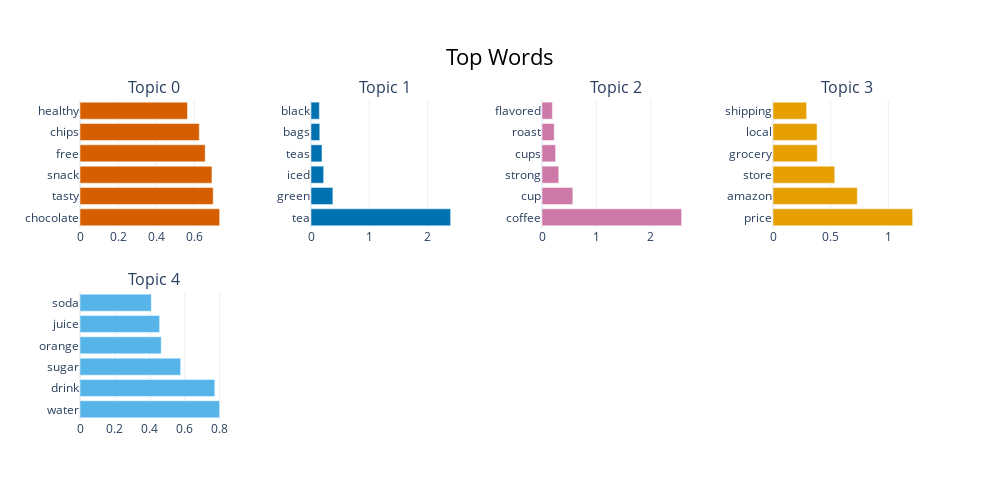
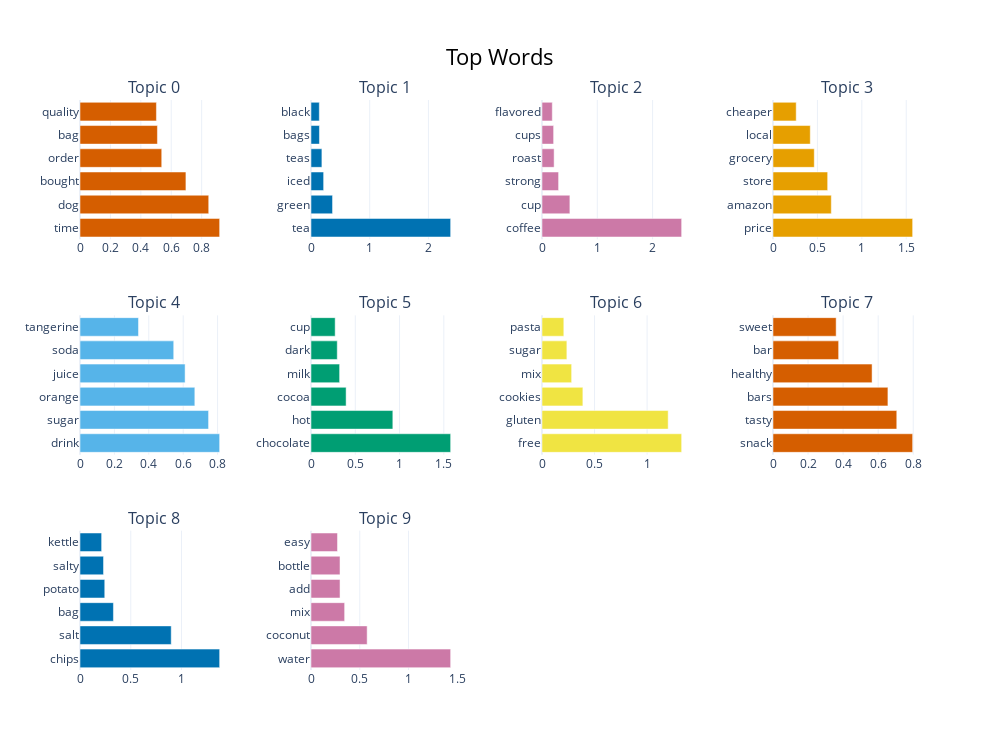
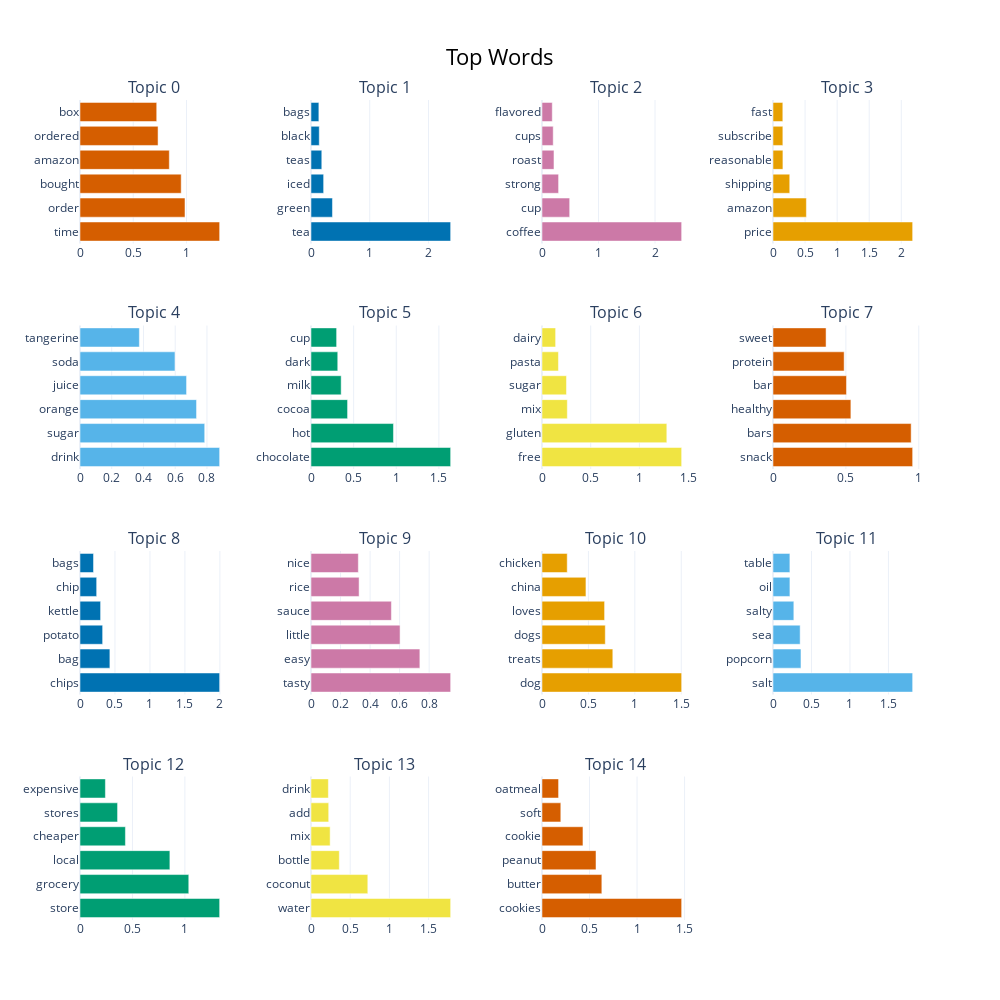
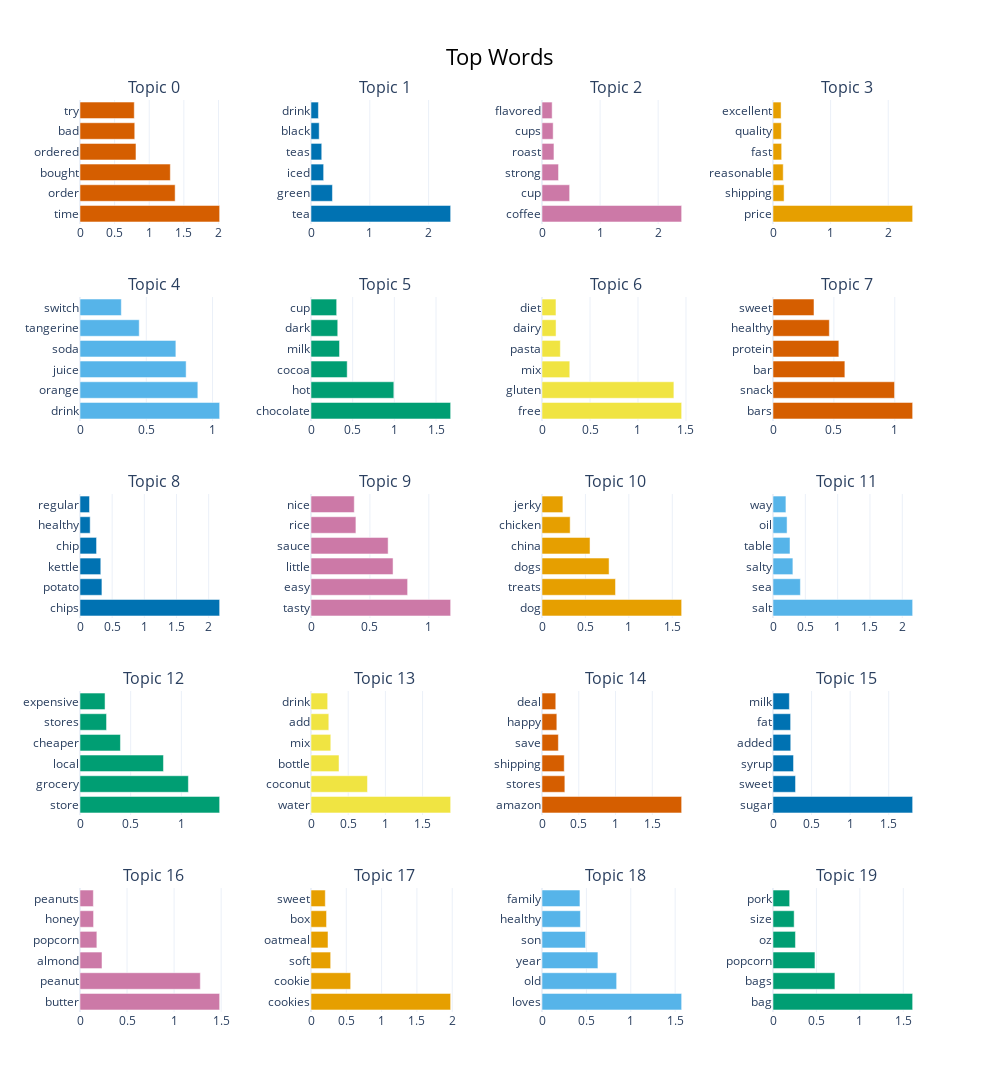

Here is the notebook cell these charts were saved with, in order:
### Markdown cell above
**Exploring a range of number of topics**

### Code cell
num_words = 6

tfidf_vectorizer = TfidfVectorizer(
  min_df=3,
  max_df=0.85,
  max_features=5000,
  ngram_range=(1, 1),
  stop_words = my_stop_words,
  preprocessor=' '.join
)

for num_topics in [5, 10, 15, 20, 25]:
  print(f'{num_topics} Topics')
  tfidf = tfidf_vectorizer.fit_transform(reviews_df['tokenized_text'])
  top_n_words_df = get_top_n_words(get_n_topics(num_topics, tfidf), tfidf_vectorizer, num_words)
  visualise_top_words(top_n_words_df, num_topics)

### Figure 1 — Plotly figure (JSON) as saved in the notebook; plotly's stock layout.template omitted (floating-point values rounded to 4 significant figures)
{"data": [{"marker": {"color": "#D55E00"}, "orientation": "h", "type": "bar", "x": [0.7331, 0.6991, 0.6926, 0.6571, 0.6262, 0.5642], "xaxis": "x", "y": ["chocolate", "tasty", "snack", "free", "chips", "healthy"], "yaxis": "y"}, {"marker": {"color": "#0072B2"}, "orientation": "h", "type": "bar", "x": [2.397, 0.3755, 0.2172, 0.1886, 0.1505, 0.1437], "xaxis": "x2", "y": ["tea", "green", "iced", "teas", "bags", "black"], "yaxis": "y2"}, {"marker": {"color": "#CC79A7"}, "orientation": "h", "type": "bar", "x": [2.569, 0.5675, 0.3087, 0.2503, 0.2246, 0.191], "xaxis": "x3", "y": ["coffee", "cup", "strong", "cups", "roast", "flavored"], "yaxis": "y3"}, {"marker": {"color": "#E69F00"}, "orientation": "h", "type": "bar", "x": [1.211, 0.7307, 0.5351, 0.3838, 0.3821, 0.2915], "xaxis": "x4", "y": ["price", "amazon", "store", "grocery", "local", "shipping"], "yaxis": "y4"}, {"marker": {"color": "#56B4E9"}, "orientation": "h", "type": "bar", "x": [0.8005, 0.7729, 0.5769, 0.4656, 0.4565, 0.4087], "xaxis": "x5", "y": ["water", "drink", "sugar", "orange", "juice", "soda"], "yaxis": "y5"}], "layout": {"annotations": [{"font": {"size": 16}, "showarrow": false, "text": "Topic 0", "x": 0.0875, "xanchor": "center", "xref": "paper", "y": 1, "yanchor": "bottom", "yref": "paper"}, {"font": {"size": 16}, "showarrow": false, "text": "Topic 1", "x": 0.3625, "xanchor": "center", "xref": "paper", "y": 1, "yanchor": "bottom", "yref": "paper"}, {"font": {"size": 16}, "showarrow": false, "text": "Topic 2", "x": 0.6375, "xanchor": "center", "xref": "paper", "y": 1, "yanchor": "bottom", "yref": "paper"}, {"font": {"size": 16}, "showarrow": false, "text": "Topic 3", "x": 0.9125, "xanchor": "center", "xref": "paper", "y": 1, "yanchor": "bottom", "yref": "paper"}, {"font": {"size": 16}, "showarrow": false, "text": "Topic 4", "x": 0.0875, "xanchor": "center", "xref": "paper", "y": 0.4, "yanchor": "bottom", "yref": "paper"}], "height": 500, "hoverlabel": {"bgcolor": "white", "font": {"family": "Rockwell", "size": 16}}, "showlegend": false, "title": {"font": {"color": "Black", "size": 22}, "text": "Top Words", "x": 0.5, "xanchor": "center", "yanchor": "top"}, "width": 1000, "xaxis": {"anchor": "y", "domain": [0, 0.175]}, "xaxis2": {"anchor": "y2", "domain": [0.275, 0.45]}, "xaxis3": {"anchor": "y3", "domain": [0.55, 0.725]}, "xaxis4": {"anchor": "y4", "domain": [0.825, 1]}, "xaxis5": {"anchor": "y5", "domain": [0, 0.175]}, "xaxis6": {"anchor": "y6", "domain": [0.275, 0.45]}, "xaxis7": {"anchor": "y7", "domain": [0.55, 0.725]}, "xaxis8": {"anchor": "y8", "domain": [0.825, 1]}, "yaxis": {"anchor": "x", "domain": [0.6, 1]}, "yaxis2": {"anchor": "x2", "domain": [0.6, 1]}, "yaxis3": {"anchor": "x3", "domain": [0.6, 1]}, "yaxis4": {"anchor": "x4", "domain": [0.6, 1]}, "yaxis5": {"anchor": "x5", "domain": [0, 0.4]}, "yaxis6": {"anchor": "x6", "domain": [0, 0.4]}, "yaxis7": {"anchor": "x7", "domain": [0, 0.4]}, "yaxis8": {"anchor": "x8", "domain": [0, 0.4]}}}

### Figure 2 — Plotly figure (JSON) as saved in the notebook; plotly's stock layout.template omitted (floating-point values rounded to 4 significant figures)
{"data": [{"marker": {"color": "#D55E00"}, "orientation": "h", "type": "bar", "x": [0.9183, 0.8464, 0.6965, 0.5375, 0.5091, 0.5025], "xaxis": "x", "y": ["time", "dog", "bought", "order", "bag", "quality"], "yaxis": "y"}, {"marker": {"color": "#0072B2"}, "orientation": "h", "type": "bar", "x": [2.379, 0.3669, 0.2152, 0.1857, 0.1437, 0.1415], "xaxis": "x2", "y": ["tea", "green", "iced", "teas", "bags", "black"], "yaxis": "y2"}, {"marker": {"color": "#CC79A7"}, "orientation": "h", "type": "bar", "x": [2.525, 0.5043, 0.2999, 0.2191, 0.2101, 0.1861], "xaxis": "x3", "y": ["coffee", "cup", "strong", "roast", "cups", "flavored"], "yaxis": "y3"}, {"marker": {"color": "#E69F00"}, "orientation": "h", "type": "bar", "x": [1.572, 0.6565, 0.6156, 0.4647, 0.4196, 0.2612], "xaxis": "x4", "y": ["price", "amazon", "store", "grocery", "local", "cheaper"], "yaxis": "y4"}, {"marker": {"color": "#56B4E9"}, "orientation": "h", "type": "bar", "x": [0.812, 0.7476, 0.6677, 0.6111, 0.545, 0.3402], "xaxis": "x5", "y": ["drink", "sugar", "orange", "juice", "soda", "tangerine"], "yaxis": "y5"}, {"marker": {"color": "#009E73"}, "orientation": "h", "type": "bar", "x": [1.577, 0.9241, 0.3965, 0.3231, 0.2966, 0.2729], "xaxis": "x6", "y": ["chocolate", "hot", "cocoa", "milk", "dark", "cup"], "yaxis": "y6"}, {"marker": {"color": "#F0E442"}, "orientation": "h", "type": "bar", "x": [1.329, 1.2, 0.3888, 0.2819, 0.2365, 0.2076], "xaxis": "x7", "y": ["free", "gluten", "cookies", "mix", "sugar", "pasta"], "yaxis": "y7"}, {"marker": {"color": "#D55E00"}, "orientation": "h", "type": "bar", "x": [0.7966, 0.7061, 0.6556, 0.5652, 0.3744, 0.3602], "xaxis": "x8", "y": ["snack", "tasty", "bars", "healthy", "bar", "sweet"], "yaxis": "y8"}, {"marker": {"color": "#0072B2"}, "orientation": "h", "type": "bar", "x": [1.376, 0.8986, 0.3293, 0.2438, 0.2317, 0.2131], "xaxis": "x9", "y": ["chips", "salt", "bag", "potato", "salty", "kettle"], "yaxis": "y9"}, {"marker": {"color": "#CC79A7"}, "orientation": "h", "type": "bar", "x": [1.432, 0.5758, 0.345, 0.2975, 0.2975, 0.2717], "xaxis": "x10", "y": ["water", "coconut", "mix", "add", "bottle", "easy"], "yaxis": "y10"}], "layout": {"annotations": [{"font": {"size": 16}, "showarrow": false, "text": "Topic 0", "x": 0.0875, "xanchor": "center", "xref": "paper", "y": 1, "yanchor": "bottom", "yref": "paper"}, {"font": {"size": 16}, "showarrow": false, "text": "Topic 1", "x": 0.3625, "xanchor": "center", "xref": "paper", "y": 1, "yanchor": "bottom", "yref": "paper"}, {"font": {"size": 16}, "showarrow": false, "text": "Topic 2", "x": 0.6375, "xanchor": "center", "xref": "paper", "y": 1, "yanchor": "bottom", "yref": "paper"}, {"font": {"size": 16}, "showarrow": false, "text": "Topic 3", "x": 0.9125, "xanchor": "center", "xref": "paper", "y": 1, "yanchor": "bottom", "yref": "paper"}, {"font": {"size": 16}, "showarrow": false, "text": "Topic 4", "x": 0.0875, "xanchor": "center", "xref": "paper", "y": 0.6222, "yanchor": "bottom", "yref": "paper"}, {"font": {"size": 16}, "showarrow": false, "text": "Topic 5", "x": 0.3625, "xanchor": "center", "xref": "paper", "y": 0.6222, "yanchor": "bottom", "yref": "paper"}, {"font": {"size": 16}, "showarrow": false, "text": "Topic 6", "x": 0.6375, "xanchor": "center", "xref": "paper", "y": 0.6222, "yanchor": "bottom", "yref": "paper"}, {"font": {"size": 16}, "showarrow": false, "text": "Topic 7", "x": 0.9125, "xanchor": "center", "xref": "paper", "y": 0.6222, "yanchor": "bottom", "yref": "paper"}, {"font": {"size": 16}, "showarrow": false, "text": "Topic 8", "x": 0.0875, "xanchor": "center", "xref": "paper", "y": 0.2444, "yanchor": "bottom", "yref": "paper"}, {"font": {"size": 16}, "showarrow": false, "text": "Topic 9", "x": 0.3625, "xanchor": "center", "xref": "paper", "y": 0.2444, "yanchor": "bottom", "yref": "paper"}], "height": 750, "hoverlabel": {"bgcolor": "white", "font": {"family": "Rockwell", "size": 16}}, "showlegend": false, "title": {"font": {"color": "Black", "size": 22}, "text": "Top Words", "x": 0.5, "xanchor": "center", "yanchor": "top"}, "width": 1000, "xaxis": {"anchor": "y", "domain": [0, 0.175]}, "xaxis10": {"anchor": "y10", "domain": [0.275, 0.45]}, "xaxis11": {"anchor": "y11", "domain": [0.55, 0.725]}, "xaxis12": {"anchor": "y12", "domain": [0.825, 1]}, "xaxis2": {"anchor": "y2", "domain": [0.275, 0.45]}, "xaxis3": {"anchor": "y3", "domain": [0.55, 0.725]}, "xaxis4": {"anchor": "y4", "domain": [0.825, 1]}, "xaxis5": {"anchor": "y5", "domain": [0, 0.175]}, "xaxis6": {"anchor": "y6", "domain": [0.275, 0.45]}, "xaxis7": {"anchor": "y7", "domain": [0.55, 0.725]}, "xaxis8": {"anchor": "y8", "domain": [0.825, 1]}, "xaxis9": {"anchor": "y9", "domain": [0, 0.175]}, "yaxis": {"anchor": "x", "domain": [0.7556, 1]}, "yaxis10": {"anchor": "x10", "domain": [0, 0.2444]}, "yaxis11": {"anchor": "x11", "domain": [0, 0.2444]}, "yaxis12": {"anchor": "x12", "domain": [0, 0.2444]}, "yaxis2": {"anchor": "x2", "domain": [0.7556, 1]}, "yaxis3": {"anchor": "x3", "domain": [0.7556, 1]}, "yaxis4": {"anchor": "x4", "domain": [0.7556, 1]}, "yaxis5": {"anchor": "x5", "domain": [0.3778, 0.6222]}, "yaxis6": {"anchor": "x6", "domain": [0.3778, 0.6222]}, "yaxis7": {"anchor": "x7", "domain": [0.3778, 0.6222]}, "yaxis8": {"anchor": "x8", "domain": [0.3778, 0.6222]}, "yaxis9": {"anchor": "x9", "domain": [0, 0.2444]}}}

### Figure 3 — Plotly figure (JSON) as saved in the notebook; plotly's stock layout.template omitted (floating-point values rounded to 4 significant figures)
{"data": [{"marker": {"color": "#D55E00"}, "orientation": "h", "type": "bar", "x": [1.312, 0.9861, 0.9505, 0.8388, 0.7331, 0.7205], "xaxis": "x", "y": ["time", "order", "bought", "amazon", "ordered", "box"], "yaxis": "y"}, {"marker": {"color": "#0072B2"}, "orientation": "h", "type": "bar", "x": [2.378, 0.3653, 0.215, 0.1837, 0.1407, 0.1338], "xaxis": "x2", "y": ["tea", "green", "iced", "teas", "black", "bags"], "yaxis": "y2"}, {"marker": {"color": "#CC79A7"}, "orientation": "h", "type": "bar", "x": [2.472, 0.49, 0.2934, 0.212, 0.1984, 0.1818], "xaxis": "x3", "y": ["coffee", "cup", "strong", "roast", "cups", "flavored"], "yaxis": "y3"}, {"marker": {"color": "#E69F00"}, "orientation": "h", "type": "bar", "x": [2.177, 0.5206, 0.261, 0.1546, 0.1536, 0.1531], "xaxis": "x4", "y": ["price", "amazon", "shipping", "reasonable", "subscribe", "fast"], "yaxis": "y4"}, {"marker": {"color": "#56B4E9"}, "orientation": "h", "type": "bar", "x": [0.8801, 0.786, 0.7345, 0.6716, 0.5986, 0.3742], "xaxis": "x5", "y": ["drink", "sugar", "orange", "juice", "soda", "tangerine"], "yaxis": "y5"}, {"marker": {"color": "#009E73"}, "orientation": "h", "type": "bar", "x": [1.638, 0.9671, 0.429, 0.3539, 0.3138, 0.3005], "xaxis": "x6", "y": ["chocolate", "hot", "cocoa", "milk", "dark", "cup"], "yaxis": "y6"}, {"marker": {"color": "#F0E442"}, "orientation": "h", "type": "bar", "x": [1.434, 1.282, 0.26, 0.2514, 0.1688, 0.1399], "xaxis": "x7", "y": ["free", "gluten", "mix", "sugar", "pasta", "dairy"], "yaxis": "y7"}, {"marker": {"color": "#D55E00"}, "orientation": "h", "type": "bar", "x": [0.9581, 0.9479, 0.5343, 0.5041, 0.4881, 0.3641], "xaxis": "x8", "y": ["snack", "bars", "healthy", "bar", "protein", "sweet"], "yaxis": "y8"}, {"marker": {"color": "#0072B2"}, "orientation": "h", "type": "bar", "x": [1.997, 0.4273, 0.3237, 0.2945, 0.2382, 0.1933], "xaxis": "x9", "y": ["chips", "bag", "potato", "kettle", "chip", "bags"], "yaxis": "y9"}, {"marker": {"color": "#CC79A7"}, "orientation": "h", "type": "bar", "x": [0.9455, 0.7371, 0.603, 0.5443, 0.3255, 0.3205], "xaxis": "x10", "y": ["tasty", "easy", "little", "sauce", "rice", "nice"], "yaxis": "y10"}, {"marker": {"color": "#E69F00"}, "orientation": "h", "type": "bar", "x": [1.504, 0.7628, 0.6818, 0.6742, 0.4733, 0.2718], "xaxis": "x11", "y": ["dog", "treats", "dogs", "loves", "china", "chicken"], "yaxis": "y11"}, {"marker": {"color": "#56B4E9"}, "orientation": "h", "type": "bar", "x": [1.815, 0.3635, 0.3529, 0.2709, 0.2199, 0.2195], "xaxis": "x12", "y": ["salt", "popcorn", "sea", "salty", "oil", "table"], "yaxis": "y12"}, {"marker": {"color": "#009E73"}, "orientation": "h", "type": "bar", "x": [1.332, 1.037, 0.857, 0.4331, 0.3582, 0.2422], "xaxis": "x13", "y": ["store", "grocery", "local", "cheaper", "stores", "expensive"], "yaxis": "y13"}, {"marker": {"color": "#F0E442"}, "orientation": "h", "type": "bar", "x": [1.782, 0.7248, 0.361, 0.2441, 0.2259, 0.2217], "xaxis": "x14", "y": ["water", "coconut", "bottle", "mix", "add", "drink"], "yaxis": "y14"}, {"marker": {"color": "#D55E00"}, "orientation": "h", "type": "bar", "x": [1.469, 0.6295, 0.5681, 0.4309, 0.1979, 0.1743], "xaxis": "x15", "y": ["cookies", "butter", "peanut", "cookie", "soft", "oatmeal"], "yaxis": "y15"}], "layout": {"annotations": [{"font": {"size": 16}, "showarrow": false, "text": "Topic 0", "x": 0.0875, "xanchor": "center", "xref": "paper", "y": 1, "yanchor": "bottom", "yref": "paper"}, {"font": {"size": 16}, "showarrow": false, "text": "Topic 1", "x": 0.3625, "xanchor": "center", "xref": "paper", "y": 1, "yanchor": "bottom", "yref": "paper"}, {"font": {"size": 16}, "showarrow": false, "text": "Topic 2", "x": 0.6375, "xanchor": "center", "xref": "paper", "y": 1, "yanchor": "bottom", "yref": "paper"}, {"font": {"size": 16}, "showarrow": false, "text": "Topic 3", "x": 0.9125, "xanchor": "center", "xref": "paper", "y": 1, "yanchor": "bottom", "yref": "paper"}, {"font": {"size": 16}, "showarrow": false, "text": "Topic 4", "x": 0.0875, "xanchor": "center", "xref": "paper", "y": 0.725, "yanchor": "bottom", "yref": "paper"}, {"font": {"size": 16}, "showarrow": false, "text": "Topic 5", "x": 0.3625, "xanchor": "center", "xref": "paper", "y": 0.725, "yanchor": "bottom", "yref": "paper"}, {"font": {"size": 16}, "showarrow": false, "text": "Topic 6", "x": 0.6375, "xanchor": "center", "xref": "paper", "y": 0.725, "yanchor": "bottom", "yref": "paper"}, {"font": {"size": 16}, "showarrow": false, "text": "Topic 7", "x": 0.9125, "xanchor": "center", "xref": "paper", "y": 0.725, "yanchor": "bottom", "yref": "paper"}, {"font": {"size": 16}, "showarrow": false, "text": "Topic 8", "x": 0.0875, "xanchor": "center", "xref": "paper", "y": 0.45, "yanchor": "bottom", "yref": "paper"}, {"font": {"size": 16}, "showarrow": false, "text": "Topic 9", "x": 0.3625, "xanchor": "center", "xref": "paper", "y": 0.45, "yanchor": "bottom", "yref": "paper"}, {"font": {"size": 16}, "showarrow": false, "text": "Topic 10", "x": 0.6375, "xanchor": "center", "xref": "paper", "y": 0.45, "yanchor": "bottom", "yref": "paper"}, {"font": {"size": 16}, "showarrow": false, "text": "Topic 11", "x": 0.9125, "xanchor": "center", "xref": "paper", "y": 0.45, "yanchor": "bottom", "yref": "paper"}, {"font": {"size": 16}, "showarrow": false, "text": "Topic 12", "x": 0.0875, "xanchor": "center", "xref": "paper", "y": 0.175, "yanchor": "bottom", "yref": "paper"}, {"font": {"size": 16}, "showarrow": false, "text": "Topic 13", "x": 0.3625, "xanchor": "center", "xref": "paper", "y": 0.175, "yanchor": "bottom", "yref": "paper"}, {"font": {"size": 16}, "showarrow": false, "text": "Topic 14", "x": 0.6375, "xanchor": "center", "xref": "paper", "y": 0.175, "yanchor": "bottom", "yref": "paper"}], "height": 1000, "hoverlabel": {"bgcolor": "white", "font": {"family": "Rockwell", "size": 16}}, "showlegend": false, "title": {"font": {"color": "Black", "size": 22}, "text": "Top Words", "x": 0.5, "xanchor": "center", "yanchor": "top"}, "width": 1000, "xaxis": {"anchor": "y", "domain": [0, 0.175]}, "xaxis10": {"anchor": "y10", "domain": [0.275, 0.45]}, "xaxis11": {"anchor": "y11", "domain": [0.55, 0.725]}, "xaxis12": {"anchor": "y12", "domain": [0.825, 1]}, "xaxis13": {"anchor": "y13", "domain": [0, 0.175]}, "xaxis14": {"anchor": "y14", "domain": [0.275, 0.45]}, "xaxis15": {"anchor": "y15", "domain": [0.55, 0.725]}, "xaxis16": {"anchor": "y16", "domain": [0.825, 1]}, "xaxis2": {"anchor": "y2", "domain": [0.275, 0.45]}, "xaxis3": {"anchor": "y3", "domain": [0.55, 0.725]}, "xaxis4": {"anchor": "y4", "domain": [0.825, 1]}, "xaxis5": {"anchor": "y5", "domain": [0, 0.175]}, "xaxis6": {"anchor": "y6", "domain": [0.275, 0.45]}, "xaxis7": {"anchor": "y7", "domain": [0.55, 0.725]}, "xaxis8": {"anchor": "y8", "domain": [0.825, 1]}, "xaxis9": {"anchor": "y9", "domain": [0, 0.175]}, "yaxis": {"anchor": "x", "domain": [0.825, 1]}, "yaxis10": {"anchor": "x10", "domain": [0.275, 0.45]}, "yaxis11": {"anchor": "x11", "domain": [0.275, 0.45]}, "yaxis12": {"anchor": "x12", "domain": [0.275, 0.45]}, "yaxis13": {"anchor": "x13", "domain": [0, 0.175]}, "yaxis14": {"anchor": "x14", "domain": [0, 0.175]}, "yaxis15": {"anchor": "x15", "domain": [0, 0.175]}, "yaxis16": {"anchor": "x16", "domain": [0, 0.175]}, "yaxis2": {"anchor": "x2", "domain": [0.825, 1]}, "yaxis3": {"anchor": "x3", "domain": [0.825, 1]}, "yaxis4": {"anchor": "x4", "domain": [0.825, 1]}, "yaxis5": {"anchor": "x5", "domain": [0.55, 0.725]}, "yaxis6": {"anchor": "x6", "domain": [0.55, 0.725]}, "yaxis7": {"anchor": "x7", "domain": [0.55, 0.725]}, "yaxis8": {"anchor": "x8", "domain": [0.55, 0.725]}, "yaxis9": {"anchor": "x9", "domain": [0.275, 0.45]}}}

### Figure 4 — Plotly figure (JSON) as saved in the notebook; plotly's stock layout.template omitted (floating-point values rounded to 4 significant figures)
{"data": [{"marker": {"color": "#D55E00"}, "orientation": "h", "type": "bar", "x": [2.017, 1.374, 1.305, 0.8085, 0.7908, 0.7839], "xaxis": "x", "y": ["time", "order", "bought", "ordered", "bad", "try"], "yaxis": "y"}, {"marker": {"color": "#0072B2"}, "orientation": "h", "type": "bar", "x": [2.375, 0.3646, 0.2149, 0.1827, 0.1393, 0.1262], "xaxis": "x2", "y": ["tea", "green", "iced", "teas", "black", "drink"], "yaxis": "y2"}, {"marker": {"color": "#CC79A7"}, "orientation": "h", "type": "bar", "x": [2.404, 0.4759, 0.2844, 0.2058, 0.1922, 0.1747], "xaxis": "x3", "y": ["coffee", "cup", "strong", "roast", "cups", "flavored"], "yaxis": "y3"}, {"marker": {"color": "#E69F00"}, "orientation": "h", "type": "bar", "x": [2.424, 0.1925, 0.1776, 0.1505, 0.1452, 0.1403], "xaxis": "x4", "y": ["price", "shipping", "reasonable", "fast", "quality", "excellent"], "yaxis": "y4"}, {"marker": {"color": "#56B4E9"}, "orientation": "h", "type": "bar", "x": [1.054, 0.889, 0.8007, 0.7232, 0.4469, 0.3117], "xaxis": "x5", "y": ["drink", "orange", "juice", "soda", "tangerine", "switch"], "yaxis": "y5"}, {"marker": {"color": "#009E73"}, "orientation": "h", "type": "bar", "x": [1.676, 0.9939, 0.4343, 0.3422, 0.3209, 0.308], "xaxis": "x6", "y": ["chocolate", "hot", "cocoa", "milk", "dark", "cup"], "yaxis": "y6"}, {"marker": {"color": "#F0E442"}, "orientation": "h", "type": "bar", "x": [1.455, 1.374, 0.2894, 0.1911, 0.1464, 0.1455], "xaxis": "x7", "y": ["free", "gluten", "mix", "pasta", "dairy", "diet"], "yaxis": "y7"}, {"marker": {"color": "#D55E00"}, "orientation": "h", "type": "bar", "x": [1.147, 0.9985, 0.5903, 0.5408, 0.4628, 0.3366], "xaxis": "x8", "y": ["bars", "snack", "bar", "protein", "healthy", "sweet"], "yaxis": "y8"}, {"marker": {"color": "#0072B2"}, "orientation": "h", "type": "bar", "x": [2.171, 0.3406, 0.3231, 0.2572, 0.1581, 0.1482], "xaxis": "x9", "y": ["chips", "potato", "kettle", "chip", "healthy", "regular"], "yaxis": "y9"}, {"marker": {"color": "#CC79A7"}, "orientation": "h", "type": "bar", "x": [1.185, 0.8199, 0.6964, 0.6547, 0.3812, 0.3673], "xaxis": "x10", "y": ["tasty", "easy", "little", "sauce", "rice", "nice"], "yaxis": "y10"}, {"marker": {"color": "#E69F00"}, "orientation": "h", "type": "bar", "x": [1.608, 0.8464, 0.7724, 0.553, 0.3242, 0.2404], "xaxis": "x11", "y": ["dog", "treats", "dogs", "china", "chicken", "jerky"], "yaxis": "y11"}, {"marker": {"color": "#56B4E9"}, "orientation": "h", "type": "bar", "x": [2.16, 0.4236, 0.3077, 0.2631, 0.2176, 0.1999], "xaxis": "x12", "y": ["salt", "sea", "salty", "table", "oil", "way"], "yaxis": "y12"}, {"marker": {"color": "#009E73"}, "orientation": "h", "type": "bar", "x": [1.378, 1.069, 0.8234, 0.399, 0.2618, 0.247], "xaxis": "x13", "y": ["store", "grocery", "local", "cheaper", "stores", "expensive"], "yaxis": "y13"}, {"marker": {"color": "#F0E442"}, "orientation": "h", "type": "bar", "x": [1.877, 0.7593, 0.3768, 0.266, 0.2393, 0.2241], "xaxis": "x14", "y": ["water", "coconut", "bottle", "mix", "add", "drink"], "yaxis": "y14"}, {"marker": {"color": "#D55E00"}, "orientation": "h", "type": "bar", "x": [1.899, 0.3109, 0.3026, 0.2227, 0.2017, 0.1875], "xaxis": "x15", "y": ["amazon", "stores", "shipping", "save", "happy", "deal"], "yaxis": "y15"}, {"marker": {"color": "#0072B2"}, "orientation": "h", "type": "bar", "x": [1.81, 0.2921, 0.266, 0.23, 0.2283, 0.2119], "xaxis": "x16", "y": ["sugar", "sweet", "syrup", "added", "fat", "milk"], "yaxis": "y16"}, {"marker": {"color": "#CC79A7"}, "orientation": "h", "type": "bar", "x": [1.484, 1.279, 0.2337, 0.1792, 0.1441, 0.1419], "xaxis": "x17", "y": ["butter", "peanut", "almond", "popcorn", "honey", "peanuts"], "yaxis": "y17"}, {"marker": {"color": "#E69F00"}, "orientation": "h", "type": "bar", "x": [1.978, 0.5616, 0.2784, 0.2409, 0.2201, 0.2025], "xaxis": "x18", "y": ["cookies", "cookie", "soft", "oatmeal", "box", "sweet"], "yaxis": "y18"}, {"marker": {"color": "#56B4E9"}, "orientation": "h", "type": "bar", "x": [1.573, 0.8409, 0.6299, 0.4904, 0.4327, 0.4275], "xaxis": "x19", "y": ["loves", "old", "year", "son", "healthy", "family"], "yaxis": "y19"}, {"marker": {"color": "#009E73"}, "orientation": "h", "type": "bar", "x": [1.608, 0.713, 0.483, 0.2585, 0.2436, 0.1918], "xaxis": "x20", "y": ["bag", "bags", "popcorn", "oz", "size", "pork"], "yaxis": "y20"}], "layout": {"annotations": [{"font": {"size": 16}, "showarrow": false, "text": "Topic 0", "x": 0.0875, "xanchor": "center", "xref": "paper", "y": 1.0, "yanchor": "bottom", "yref": "paper"}, {"font": {"size": 16}, "showarrow": false, "text": "Topic 1", "x": 0.3625, "xanchor": "center", "xref": "paper", "y": 1.0, "yanchor": "bottom", "yref": "paper"}, {"font": {"size": 16}, "showarrow": false, "text": "Topic 2", "x": 0.6375, "xanchor": "center", "xref": "paper", "y": 1.0, "yanchor": "bottom", "yref": "paper"}, {"font": {"size": 16}, "showarrow": false, "text": "Topic 3", "x": 0.9125, "xanchor": "center", "xref": "paper", "y": 1.0, "yanchor": "bottom", "yref": "paper"}, {"font": {"size": 16}, "showarrow": false, "text": "Topic 4", "x": 0.0875, "xanchor": "center", "xref": "paper", "y": 0.784, "yanchor": "bottom", "yref": "paper"}, {"font": {"size": 16}, "showarrow": false, "text": "Topic 5", "x": 0.3625, "xanchor": "center", "xref": "paper", "y": 0.784, "yanchor": "bottom", "yref": "paper"}, {"font": {"size": 16}, "showarrow": false, "text": "Topic 6", "x": 0.6375, "xanchor": "center", "xref": "paper", "y": 0.784, "yanchor": "bottom", "yref": "paper"}, {"font": {"size": 16}, "showarrow": false, "text": "Topic 7", "x": 0.9125, "xanchor": "center", "xref": "paper", "y": 0.784, "yanchor": "bottom", "yref": "paper"}, {"font": {"size": 16}, "showarrow": false, "text": "Topic 8", "x": 0.0875, "xanchor": "center", "xref": "paper", "y": 0.568, "yanchor": "bottom", "yref": "paper"}, {"font": {"size": 16}, "showarrow": false, "text": "Topic 9", "x": 0.3625, "xanchor": "center", "xref": "paper", "y": 0.568, "yanchor": "bottom", "yref": "paper"}, {"font": {"size": 16}, "showarrow": false, "text": "Topic 10", "x": 0.6375, "xanchor": "center", "xref": "paper", "y": 0.568, "yanchor": "bottom", "yref": "paper"}, {"font": {"size": 16}, "showarrow": false, "text": "Topic 11", "x": 0.9125, "xanchor": "center", "xref": "paper", "y": 0.568, "yanchor": "bottom", "yref": "paper"}, {"font": {"size": 16}, "showarrow": false, "text": "Topic 12", "x": 0.0875, "xanchor": "center", "xref": "paper", "y": 0.352, "yanchor": "bottom", "yref": "paper"}, {"font": {"size": 16}, "showarrow": false, "text": "Topic 13", "x": 0.3625, "xanchor": "center", "xref": "paper", "y": 0.352, "yanchor": "bottom", "yref": "paper"}, {"font": {"size": 16}, "showarrow": false, "text": "Topic 14", "x": 0.6375, "xanchor": "center", "xref": "paper", "y": 0.352, "yanchor": "bottom", "yref": "paper"}, {"font": {"size": 16}, "showarrow": false, "text": "Topic 15", "x": 0.9125, "xanchor": "center", "xref": "paper", "y": 0.352, "yanchor": "bottom", "yref": "paper"}, {"font": {"size": 16}, "showarrow": false, "text": "Topic 16", "x": 0.0875, "xanchor": "center", "xref": "paper", "y": 0.136, "yanchor": "bottom", "yref": "paper"}, {"font": {"size": 16}, "showarrow": false, "text": "Topic 17", "x": 0.3625, "xanchor": "center", "xref": "paper", "y": 0.136, "yanchor": "bottom", "yref": "paper"}, {"font": {"size": 16}, "showarrow": false, "text": "Topic 18", "x": 0.6375, "xanchor": "center", "xref": "paper", "y": 0.136, "yanchor": "bottom", "yref": "paper"}, {"font": {"size": 16}, "showarrow": false, "text": "Topic 19", "x": 0.9125, "xanchor": "center", "xref": "paper", "y": 0.136, "yanchor": "bottom", "yref": "paper"}], "height": 1250, "hoverlabel": {"bgcolor": "white", "font": {"family": "Rockwell", "size": 16}}, "showlegend": false, "title": {"font": {"color": "Black", "size": 22}, "text": "Top Words", "x": 0.5, "xanchor": "center", "yanchor": "top"}, "width": 1000, "xaxis": {"anchor": "y", "domain": [0, 0.175]}, "xaxis10": {"anchor": "y10", "domain": [0.275, 0.45]}, "xaxis11": {"anchor": "y11", "domain": [0.55, 0.725]}, "xaxis12": {"anchor": "y12", "domain": [0.825, 1]}, "xaxis13": {"anchor": "y13", "domain": [0, 0.175]}, "xaxis14": {"anchor": "y14", "domain": [0.275, 0.45]}, "xaxis15": {"anchor": "y15", "domain": [0.55, 0.725]}, "xaxis16": {"anchor": "y16", "domain": [0.825, 1]}, "xaxis17": {"anchor": "y17", "domain": [0, 0.175]}, "xaxis18": {"anchor": "y18", "domain": [0.275, 0.45]}, "xaxis19": {"anchor": "y19", "domain": [0.55, 0.725]}, "xaxis2": {"anchor": "y2", "domain": [0.275, 0.45]}, "xaxis20": {"anchor": "y20", "domain": [0.825, 1]}, "xaxis3": {"anchor": "y3", "domain": [0.55, 0.725]}, "xaxis4": {"anchor": "y4", "domain": [0.825, 1]}, "xaxis5": {"anchor": "y5", "domain": [0, 0.175]}, "xaxis6": {"anchor": "y6", "domain": [0.275, 0.45]}, "xaxis7": {"anchor": "y7", "domain": [0.55, 0.725]}, "xaxis8": {"anchor": "y8", "domain": [0.825, 1]}, "xaxis9": {"anchor": "y9", "domain": [0, 0.175]}, "yaxis": {"anchor": "x", "domain": [0.864, 1.0]}, "yaxis10": {"anchor": "x10", "domain": [0.432, 0.568]}, "yaxis11": {"anchor": "x11", "domain": [0.432, 0.568]}, "yaxis12": {"anchor": "x12", "domain": [0.432, 0.568]}, "yaxis13": {"anchor": "x13", "domain": [0.216, 0.352]}, "yaxis14": {"anchor": "x14", "domain": [0.216, 0.352]}, "yaxis15": {"anchor": "x15", "domain": [0.216, 0.352]}, "yaxis16": {"anchor": "x16", "domain": [0.216, 0.352]}, "yaxis17": {"anchor": "x17", "domain": [0, 0.136]}, "yaxis18": {"anchor": "x18", "domain": [0, 0.136]}, "yaxis19": {"anchor": "x19", "domain": [0, 0.136]}, "yaxis2": {"anchor": "x2", "domain": [0.864, 1.0]}, "yaxis20": {"anchor": "x20", "domain": [0, 0.136]}, "yaxis3": {"anchor": "x3", "domain": [0.864, 1.0]}, "yaxis4": {"anchor": "x4", "domain": [0.864, 1.0]}, "yaxis5": {"anchor": "x5", "domain": [0.648, 0.784]}, "yaxis6": {"anchor": "x6", "domain": [0.648, 0.784]}, "yaxis7": {"anchor": "x7", "domain": [0.648, 0.784]}, "yaxis8": {"anchor": "x8", "domain": [0.648, 0.784]}, "yaxis9": {"anchor": "x9", "domain": [0.432, 0.568]}}}
